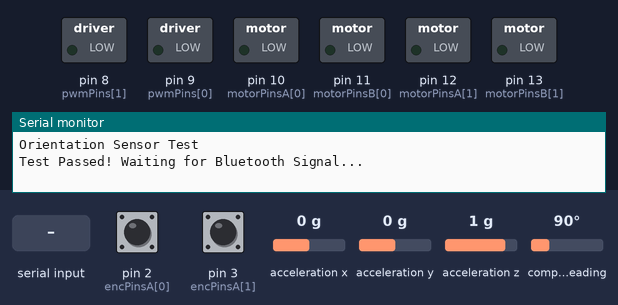
Recording of a program running on a simulated Arduino Uno, built with avr-gcc and run on an emulated ATmega328P. Shown: switched loads named in the program (green lamp = pin HIGH), the last lines printed to the serial monitor. Inputs (shaded band) come from the test bench; at power-on: pin 2 (encPinsA[0]) HIGH, pin 3 (encPinsA[1]) HIGH, acceleration x 0 g, acceleration y 0 g, acceleration z 1 g, compass heading 90°.

Above: at 1.2 s.
1.3 s: "Position1: \n" received over the second serial link
At 2.1 s:
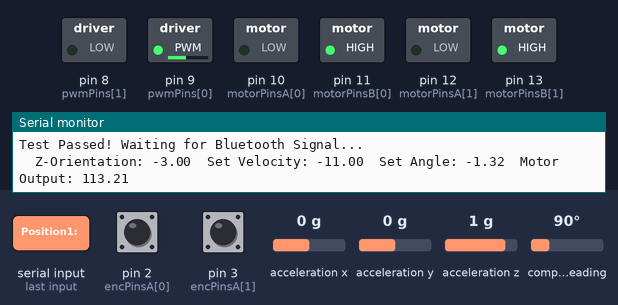
2.8 s: "1" received over the second serial link
At 3.2 s:
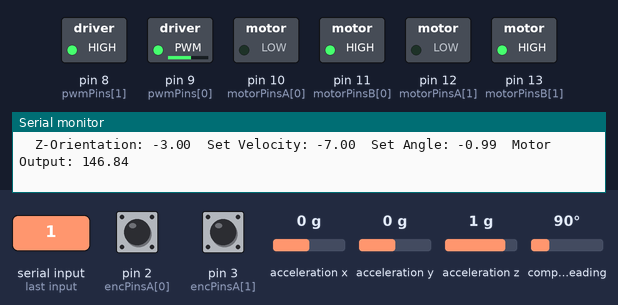
Timing chart, 0 to 5.8 s (numbered marks = the images above; inputs shaded):
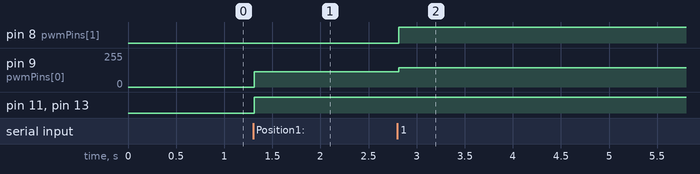

Measured:
- after the input at 1.3 s, pin 9 (pwmPins[0]): 0/255 → 113/255 at once; pin 11 (motorPinsB[0]), pin 13 (motorPinsB[1]): LOW → HIGH at once
- after the input at 2.8 s, pin 8 (pwmPins[1]): LOW → HIGH at once; pin 9 (pwmPins[0]): 113/255 → 146/255 at once

The program:

main.cpp
```cpp
#include <Arduino.h>
#include <Wire.h>
#include <Adafruit_Sensor.h>
#include <Adafruit_BNO055.h>
#include <utility/imumaths.h>
#include <SoftwareSerial.h>
SoftwareSerial BTserial(6, 7); // SRX | STX

Adafruit_BNO055 bno = Adafruit_BNO055(55); //Create bno object

const float PPMM = 45*48/(65*PI); //Divides pulses/rev by mm/rev to get pulses per millimeter
//Initialize global variables
int outputs[2];
float deltapos[2];
float velocity[2];
volatile int pos[2] = {0,0};
float errorPV = 0;
float errorIV = 0;
float errorPT = 0;
float errorIT = 0;

//PID parameters
const float PY = 1;
const float PV = .05;
const float IV = .03;
const float DV = .04;
const float PT = 60;
const float IT = 5;
const float DT = 1;
/*const float PY = 1;
const float PV = 4000;
const float IV = 100000;
const float DV = 40;
const float PT = 200;
const float IT = 1000;
const float DT = 20;*/


//Declare pins
int encPinsA[2] = {2,3};
int encPinsB[2] = {4,5};
int motorPinsA[2] = {10,12};
int motorPinsB[2] = {11,13};
int pwmPins[2] = {9,8};

void setup() {
  Serial.begin(9600);  //Turn on the Serial Monitor
  BTserial.begin(9600);

  Serial.println("Orientation Sensor Test");  //Initialise the sensor
  if(!bno.begin())
  {
    //There was a problem detecting the BNO055 ... check your connections
    Serial.print("Ooops, no BNO055 detected ... Check your wiring or I2C ADDR!");
    while(1);
  delay(1000);  //Pause
  bno.setExtCrystalUse(true);
  }
  else{
    Serial.println("Test Passed! Waiting for Bluetooth Signal...");
  }

  for (int k = 0; k < 2; k++){
    pinMode(encPinsB[k], INPUT);
    pinMode(encPinsA[k], INPUT);
    pinMode(motorPinsA[k], OUTPUT);
    pinMode(motorPinsB[k], OUTPUT);
    pinMode(pwmPins[k], OUTPUT);
  }

  attachInterrupt(digitalPinToInterrupt(encPinsA[0]), readEncoder<0>, RISING);
  attachInterrupt(digitalPinToInterrupt(encPinsA[1]), readEncoder<1>, RISING);
}

long int time1 = millis();
long int timeA1 = millis();
float prevpos[2] = {0,0};

void loop() {
  //Serial.print("Position1: "); Serial.print(pos[0]); Serial.print("     Position2: "); Serial.println(pos[1]);
  float setvelocity = readBluetooth()/10;
  float setyaw = 0;
  float yawOutput = yawControl(setyaw);
  sensors_event_t event;
  bno.getEvent(&event);
  float theta = event.orientation.y+3;
  if (theta>180){
    theta -= 360;
   }
  theta = theta*-1;
  //Serial.print("theta:"); Serial.println(theta);
  bno.getEvent(&event, Adafruit_BNO055::VECTOR_LINEARACCEL);

  delay(10);
  float settheta = velocityPID(setvelocity);
  float linOutput = thetaPID(settheta, theta);
  outputs[0] = linOutput + yawOutput;
  outputs[1] = linOutput - yawOutput;
  driveMotors();

  Serial.print("  Z-Orientation: "); Serial.print(theta);
  Serial.print("  Set Velocity: "); Serial.print(setvelocity);
  Serial.print("  Set Angle: "); Serial.print(settheta);
  Serial.print("  Motor Output: "); Serial.println(linOutput);
}

int readBluetooth(){
  while (BTserial.available()!=1){
    BTserial.read();
  }
  return (BTserial.read() - 128);
}

float velocityPID(float setvelocity){
  long int time2 = millis();
  float timeinterval = (time2-time1)/1000.0;
  time1 = time2;
  for(int j=0; j<2; j++){
    deltapos[j] = pos[j] - prevpos[j];
    prevpos[j] = pos[j];
    velocity[j] = (deltapos[j])/PPMM*timeinterval;
  }
  float linvelocity = (velocity[0]+velocity[1])/2;
  //Serial.print("  Encoder Velocity: "); Serial.println(linvelocity);
  //linvelocity += (acceleration * timeinterval);
  float preverrorPV = errorPV;
  errorPV = (setvelocity - linvelocity);
  errorIV += errorPV*timeinterval;
  //Serial.println(errorIV);
  float errorDV = (errorPV - preverrorPV)/timeinterval;
  return (errorPV*PV+errorIV*IV+errorDV*DV);
}

float thetaPID(float settheta, float theta){
  long int time2 = millis();
  float timeinterval = (time2-timeA1)/1000.0;
  timeA1 = time2;
  float preverrorPT = errorPT;
  errorPT = (settheta - theta);
  errorIT += errorPT*timeinterval;
  float errorDT = (errorPT - preverrorPT)/timeinterval;
  //Serial.print("Previous Error: "); Serial.print(preverrorPT); Serial.print("Current Error: "); Serial.print(errorPT); Serial.print("Timeinterval: "); Serial.println(timeinterval);
  //Serial.print("Proportional: ");Serial.print(errorPT*PT);Serial.print("  Integral: ");Serial.print(errorIT*IT);Serial.print("  Derivative: ");Serial.println(errorDT*DT);
  //Serial.println(errorPT*PT+errorIT*IT+errorDT*DT);
  return (errorPT*PT+errorIT*IT+errorDT*DT);
}

float yawControl(float setyaw){
  float yawvelocity = velocity[0]-velocity[1];
  float error = setyaw - yawvelocity;
  return(error*PY) ;
}

void driveMotors(){
  for (int x=0;x<2;x++){
     outputs[x] = (int)outputs[x];
     if (outputs[x]>255){
     outputs[x] = 255;
     }
     else if (outputs[x]<-255){
      outputs[x] = -255;
     }
     analogWrite(pwmPins[x], abs(outputs[x]));
     if (outputs[x]<0){
      digitalWrite(motorPinsA[x], HIGH);
      digitalWrite(motorPinsB[x], LOW);
     }
     else if (outputs[x]>0){
      digitalWrite(motorPinsA[x], LOW);
      digitalWrite(motorPinsB[x], HIGH);
     }
     else{
      digitalWrite(motorPinsA[x], LOW);
      digitalWrite(motorPinsB[x], LOW);
     }
  }
}

template <int k>
void readEncoder(){
  int b = digitalRead(encPinsB[k]);
  if(b>0){
    pos[k]++;
  }
  else{
    pos[k]--;
  }
}
```
